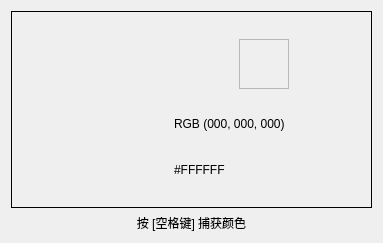
<?xml version="1.0" encoding="UTF-8"?>
<ui version="4.0">
 <class>ColorPicker</class>
 <widget class="QDialog" name="ColorPicker">
  <property name="geometry">
   <rect>
    <x>0</x>
    <y>0</y>
    <width>383</width>
    <height>243</height>
   </rect>
  </property>
  <property name="windowTitle">
   <string>颜色选择器</string>
  </property>
  <layout class="QVBoxLayout" name="verticalLayout_3">
   <item>
    <widget class="QFrame" name="frame_2">
     <property name="frameShape">
      <enum>QFrame::Box</enum>
     </property>
     <property name="frameShadow">
      <enum>QFrame::Plain</enum>
     </property>
     <layout class="QHBoxLayout" name="horizontalLayout">
      <item>
       <widget class="QFrame" name="frame_4">
        <property name="frameShape">
         <enum>QFrame::NoFrame</enum>
        </property>
        <property name="frameShadow">
         <enum>QFrame::Plain</enum>
        </property>
        <layout class="QVBoxLayout" name="verticalLayout">
         <item>
          <spacer name="verticalSpacer">
           <property name="orientation">
            <enum>Qt::Vertical</enum>
           </property>
           <property name="sizeHint" stdset="0">
            <size>
             <width>20</width>
             <height>40</height>
            </size>
           </property>
          </spacer>
         </item>
         <item>
          <widget class="QLabel" name="viewport">
           <property name="sizePolicy">
            <sizepolicy hsizetype="Fixed" vsizetype="Fixed">
             <horstretch>0</horstretch>
             <verstretch>0</verstretch>
            </sizepolicy>
           </property>
           <property name="minimumSize">
            <size>
             <width>120</width>
             <height>120</height>
            </size>
           </property>
           <property name="maximumSize">
            <size>
             <width>120</width>
             <height>120</height>
            </size>
           </property>
           <property name="text">
            <string/>
           </property>
          </widget>
         </item>
         <item>
          <spacer name="verticalSpacer_2">
           <property name="orientation">
            <enum>Qt::Vertical</enum>
           </property>
           <property name="sizeHint" stdset="0">
            <size>
             <width>20</width>
             <height>40</height>
            </size>
           </property>
          </spacer>
         </item>
        </layout>
       </widget>
      </item>
      <item>
       <widget class="QFrame" name="frame_3">
        <property name="frameShape">
         <enum>QFrame::NoFrame</enum>
        </property>
        <property name="frameShadow">
         <enum>QFrame::Plain</enum>
        </property>
        <layout class="QVBoxLayout" name="verticalLayout_2">
         <item>
          <widget class="QFrame" name="frame">
           <property name="frameShape">
            <enum>QFrame::NoFrame</enum>
           </property>
           <property name="frameShadow">
            <enum>QFrame::Plain</enum>
           </property>
           <layout class="QHBoxLayout" name="horizontalLayout_2">
            <item>
             <spacer name="horizontalSpacer">
              <property name="orientation">
               <enum>Qt::Horizontal</enum>
              </property>
              <property name="sizeHint" stdset="0">
               <size>
                <width>40</width>
                <height>20</height>
               </size>
              </property>
             </spacer>
            </item>
            <item>
             <widget class="QFrame" name="frame_centralColor">
              <property name="sizePolicy">
               <sizepolicy hsizetype="Fixed" vsizetype="Fixed">
                <horstretch>0</horstretch>
                <verstretch>0</verstretch>
               </sizepolicy>
              </property>
              <property name="minimumSize">
               <size>
                <width>50</width>
                <height>50</height>
               </size>
              </property>
              <property name="maximumSize">
               <size>
                <width>50</width>
                <height>50</height>
               </size>
              </property>
              <property name="baseSize">
               <size>
                <width>50</width>
                <height>50</height>
               </size>
              </property>
              <property name="frameShape">
               <enum>QFrame::StyledPanel</enum>
              </property>
              <property name="frameShadow">
               <enum>QFrame::Raised</enum>
              </property>
             </widget>
            </item>
            <item>
             <spacer name="horizontalSpacer_2">
              <property name="orientation">
               <enum>Qt::Horizontal</enum>
              </property>
              <property name="sizeHint" stdset="0">
               <size>
                <width>40</width>
                <height>20</height>
               </size>
              </property>
             </spacer>
            </item>
           </layout>
          </widget>
         </item>
         <item>
          <widget class="QLabel" name="label_RGB">
           <property name="text">
            <string>RGB (000, 000, 000)</string>
           </property>
          </widget>
         </item>
         <item>
          <widget class="QLabel" name="label_HEX">
           <property name="text">
            <string>#FFFFFF</string>
           </property>
          </widget>
         </item>
        </layout>
       </widget>
      </item>
     </layout>
    </widget>
   </item>
   <item>
    <widget class="QLabel" name="label_SPACE">
     <property name="text">
      <string>按 [空格键] 捕获颜色</string>
     </property>
     <property name="alignment">
      <set>Qt::AlignCenter</set>
     </property>
    </widget>
   </item>
  </layout>
 </widget>
 <resources/>
 <connections/>
</ui>
